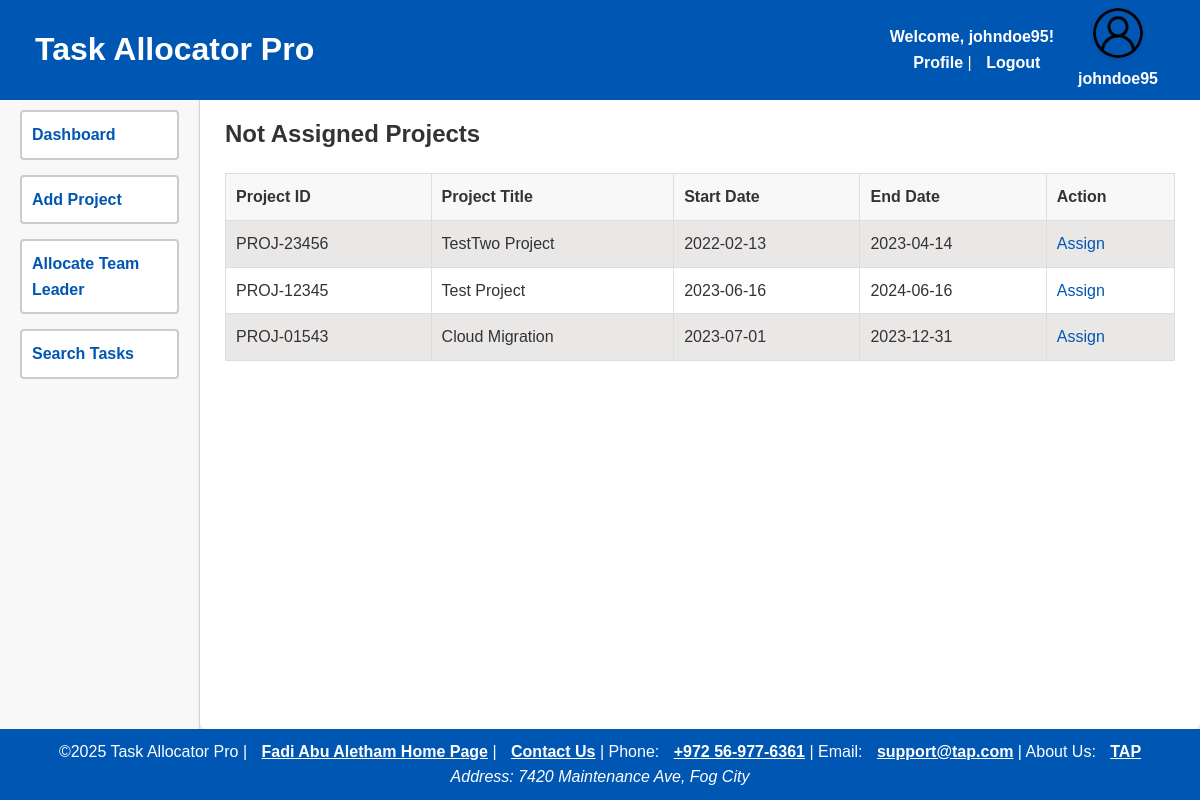
/prjNotAssigned.php (signed in), run on the app's committed database.
### tables this page shows
CREATE TABLE `projects` (
  `id` int NOT NULL,
  `prjId` varchar(10) NOT NULL,
  `prjTitle` varchar(255) NOT NULL,
  `prjDesc` text NOT NULL,
  `custName` varchar(255) NOT NULL,
  `totalBudget` decimal(10,2) NOT NULL,
  `startDate` date NOT NULL,
  `endDate` date NOT NULL,
  `doc1` varchar(255) DEFAULT NULL,
  `doc2` varchar(255) DEFAULT NULL,
  `doc3` varchar(255) DEFAULT NULL,
  `teamLeaderID` varchar(255) DEFAULT NULL,
  `createdAt` timestamp NOT NULL DEFAULT CURRENT_TIMESTAMP,
  `docTitle1` varchar(255) DEFAULT NULL,
  `docTitle2` varchar(255) DEFAULT NULL,
  `docTitle3` varchar(255) DEFAULT NULL
);

### prjNotAssigned.php (the view, shortened to what this page needs)
<!DOCTYPE html>
<html lang="en">
<head>
    <link rel="stylesheet" href="styles.css">
</head>
<body>
    <div class="container">
        <?php require "header.php"; require "navigation.php";?>
        <main>
            <h2>Not Assigned Projects</h2>
            <table>
                <tr>
                    <th>Project ID</th>
                    <th>Project Title</th>
                    <th>Start Date</th>
                    <th>End Date</th>
                    <th>Action</th>
                </tr>
                <?php
                    try {
                        $pdo = getDatabaseConnection("root", "");
                        $sql = "SELECT * FROM projects WHERE teamLeaderID IS NULL Order by startDate ASC;";
                        $stmt = $pdo->prepare($sql);
                        $stmt->execute();
                        $rows = $stmt->fetchAll();
                        foreach ($rows as $row) {
                            echo "<tr>";
                            echo "<td>" . ($row['prjId']) . "</td>";
                            echo "<td>" . ($row['prjTitle']) . "</td>";
                            echo "<td>" . ($row['startDate']) . "</td>";
                            echo "<td>" . ($row['endDate']) . "</td>";
                            echo "<td><a href='allocateTeamLeaderForm.php?projectId=" . $row['prjId'] . "'>Assign</a></td>";
                            echo "</tr>";
                        }
                    } catch (PDOException $e) {
                        echo "Error: " . ($e->getMessage());
                    }
                ?>
            </table>
        </main>
        <?php require "footer.php" ?>
    </div>
</body>
</html>

### styles.css (style rules this page uses)
* { margin: 0; padding: 0; box-sizing: border-box; }
html, body { height: 100%; }
.container { display: grid; grid-template-columns: 200px 1fr 1fr; grid-template-rows: 70px 1fr 70px; grid-template-areas: "header header header" "nav main main" "footer footer footer"; min-height: 100vh; }
main { grid-area: main; background-color: #fff; border-radius: 8px; padding: 25px; box-shadow: 0 2px 5px rgba(0, 0, 0, 0.1); overflow-y: auto; margin-top: 20px; }
body { font-family: Arial, sans-serif; background-color: #f4f4f9; color: #333; line-height: 1.6; height: 100vh; display: grid; grid-template-rows: auto 1fr auto; }
table { width: 100%; border-collapse: collapse; margin: 20px 0; }
th, td { text-align: left; padding: 10px; border: 1px solid #ddd; }
th { background-color: #f8f8f8; cursor: pointer; }
tr:nth-child(even) { background-color: #eae7e7; }
a { color: #0056b3; text-decoration: none; transition: 0.3s; }

### data on the page
projects: prjId "PROJ-23456", prjTitle "TestTwo Project", startDate "2022-02-13", endDate "2023-04-14"
projects: prjId "PROJ-12345", prjTitle "Test Project", startDate "2023-06-16", endDate "2024-06-16"
projects: prjId "PROJ-01543", prjTitle "Cloud Migration", startDate "2023-07-01", endDate "2023-12-31"

### other printed values
$_SESSION["username"] "johndoe95"
